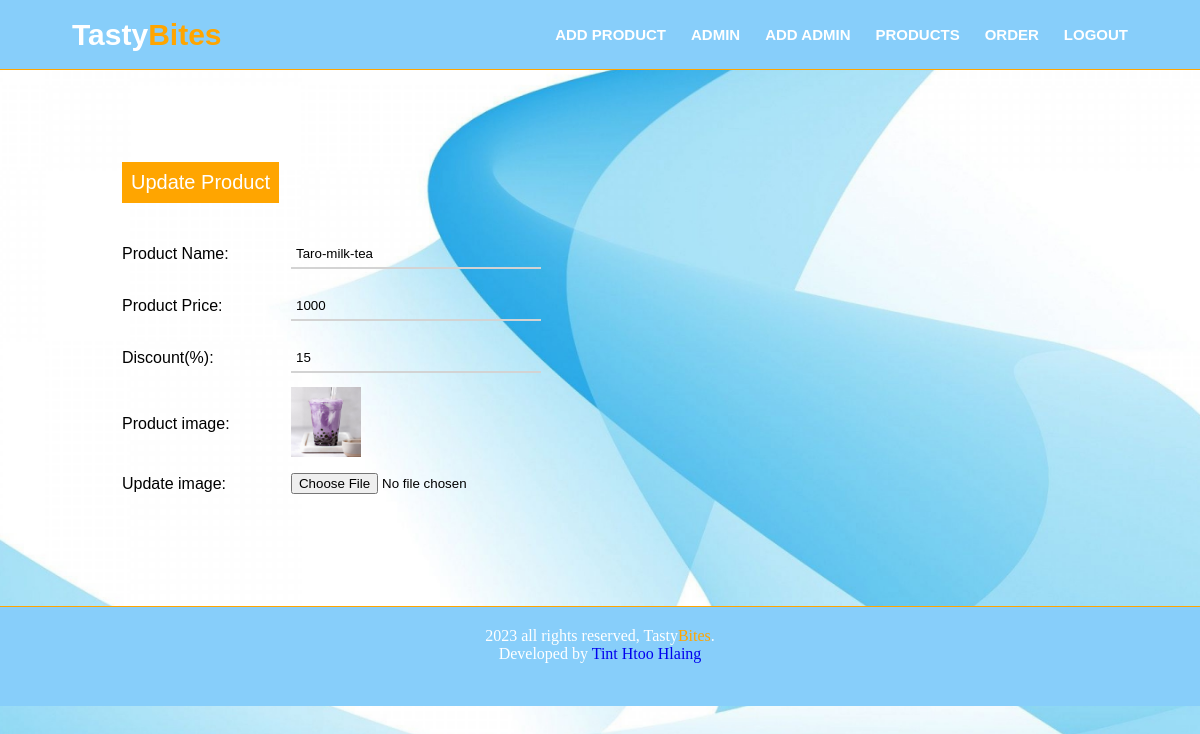
The app's page /admin/update-dis-product.php?id=17 with its own data.
### tables this page shows
CREATE TABLE `dis_products` (
  `id` int(11) NOT NULL,
  `prd_name` varchar(100) NOT NULL,
  `prd_price` varchar(100) NOT NULL,
  `dis_percentage` varchar(100) NOT NULL,
  `prd_image` varchar(500) NOT NULL,
  `dis_price` varchar(100) NOT NULL
);

### admin/update-dis-product.php (the view, shortened to what this page needs)
<?php
    include('connection.php');
    if (isset($_GET['id'])) {
        $id = $_GET['id'];
        $sql = "SELECT * FROM dis_products WHERE id=$id";
        $result = mysqli_query($con, $sql);
        $count = mysqli_num_rows($result);
        if ($count==1) {
            $row = mysqli_fetch_assoc($result);
            $prd_name = $row['prd_name'];
            $prd_price = $row['prd_price'];
            $dis_percent = $row['dis_percentage'];
            $current_image = $row['prd_image'];
        }else{
            $_SESSION['no-prd-found'] = "<div style='color:red;'>No Product Found.</div>";
            header('location:dis-product.php');
        }
    }else{
        header('location:dis-product.php');
    }
 ?>
<!DOCTYPE html>
<html>
<head>
    <link rel="stylesheet" href="https://cdnjs.cloudflare.com/ajax/libs/font-awesome/5.15.3/css/all.min.css">
    <link rel="stylesheet" type="text/css" href="add-product.css">
</head>
<body>
    <div>
        <nav class="nav-section">
            <a class="logo"><h1>Tasty<span>Bites</span></h1></a>
            <div class="menu">
                <ul><a href="add-product.php">add product</a></ul>
                <ul><a href="admin.php">admin</a></ul>
                <ul><a href="add-admin.php">add admin</a></ul>
                <ul><a href="product.php">products</a></ul>
                <ul><a href="order.php" style="text-decoration: none;">order</a></ul>
                <ul><a href="logout.php" style="text-decoration: none;">logout</a></ul>
            </div>
        </nav>
    </div>
    <div class="main">
        <form method="POST" enctype="multipart/form-data">
            <table>
            <tr>
                <td>
                    <input type="submit" name="submit" value="Update Product" class="submit">
                </td>
            </tr>
            <tr>
                <td class="prd-name">Product Name: </td>
                <td><input type="text" name="prd_name" value="<?php echo $prd_name; ?>" required></td>
            </tr>
            <tr>
                <td>Product Price: </td>
                <td><input type="number" name="prd_price" value="<?php echo $prd_price; ?>" required></td>
            </tr>
            <tr>
                <td>Discount(%): </td>
                <td><input type="number" name="dis_percent" value="<?php echo $dis_percent; ?>" required></td>
            </tr>
            <tr>
                <?php
                if ($prd_name!="") {
                ?>
                <td>Product image: </td>
                <td>
                    <img src="../img/dis-product/<?php echo $current_image; ?>" style="margin-left: 10px;" width="70px" height="70px" name="current_img">
                </td>
                <?php
                }else{
                    echo "No image added.";
                }
                ?>
            </tr>
            <tr>
                <td>Update image: </td>
                <td><input type="file" name="prd_image"></td>
            </tr>
        </table>
        </form>
    </div>
    <?php include ('../footer.php'); ?>
</body>
</html>

### admin/add-product.css (style rules this page uses)
* { margin: 0; padding: 0; box-sizing: border-box; list-style-type: none; text-decoration: none; }
body { background-image: url('img/bg.jpg'); background-position: center; background-size: cover; background-attachment: fixed; }
.nav-section { background-color: lightskyblue; height: 70px; width: 100%; display: flex; justify-content: space-between; border-bottom: 1px solid orange; }
.logo { font-family: 'Skranji', sans-serif; line-height: 70px; margin-left: 6%; font-size: 20px; color: white; transition: color 0.5s; }
.logo span { color: orange; }
.menu { display: flex; line-height: 70px; margin-right: 6%; }
.menu ul a { margin-left: 25px; text-transform: uppercase; font-size: 15px; font-weight: bold; font-family: 'Skranji', sans-serif; color: white; transition: color 0.5s; }
.main { width: 29%; margin-top: 5%; margin-left: 10%; font-family: 'Skranji', sans-serif; }
.submit { padding: 7px; margin-top: 30px; background-color: orange; color: white; border: none; font-size: 20px; border: 2px solid orange; transition: background 0.5s; cursor: pointer; }
.prd-name { margin-top: 20px; }
input[type="text"], input[type="number"] { width: 250px; height: 30px; padding-left: 5px; border: none; border-bottom: 2px solid lightgray; background-color: transparent; outline: none; margin: 10px; }
input[type="file"] { margin: 10px; }

### admin/footer.css (style rules this page uses)
* { margin: 0; padding: 0; }

### records on screen
dis_products: prd_name "Taro-milk-tea", prd_price "1000", dis_percent "15", prd_image (picture)
